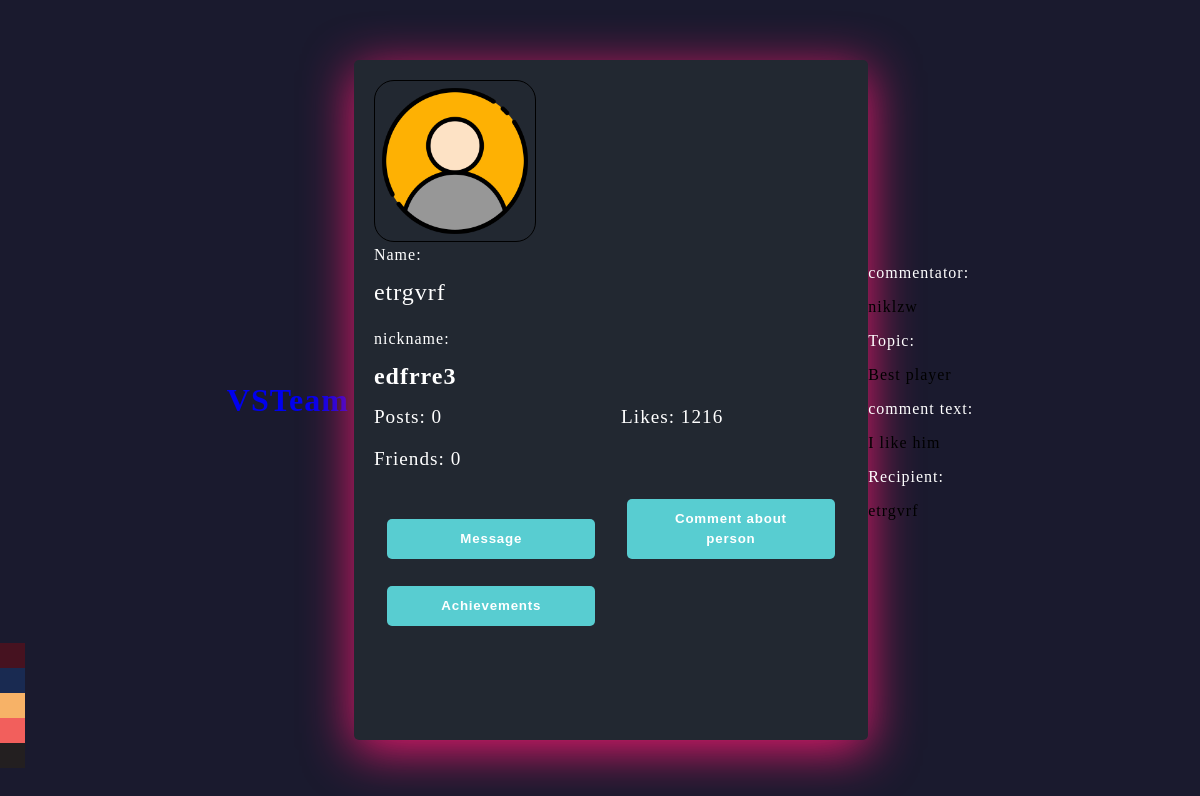
Screenshot of /polzovatels_account/1/ with the database file from the repository.
### my_codes/models.py (models this page shows)
class NIKNEM(models.Model):
    objects = None
    niknem = models.CharField(max_length=30, null=True)
    user = models.ForeignKey(User, on_delete=models.CASCADE, null=True)
    def __str__(self):
        return self.niknem

class Reviews(models.Model):
    objects = None
    id_commentator = models.ForeignKey(
        User, on_delete=models.CASCADE, related_name='user_id_commentator')
    id_topic_comm = models.CharField(max_length=20, null=True)
    text_id_comm = models.CharField(max_length=300)
    id_commented = models.ForeignKey(
        User, on_delete=models.CASCADE, related_name="id_commented", null=True)

### my_codes/views.py (the view)
def settings_page(request, user_id=None):
    try:
        user = User.objects.get(id=user_id)
        niknem = NIKNEM.objects.filter(user=user).first()
        reviews = Reviews.objects.filter(id_commented=user_id)
        friends = Friend.get_friends(current_user=user)
        friends_count = friends.count()
        posts = Post1.objects.filter(author=user)
        posts_count = posts.count()
        context = {
            "account": user,
            "niknem": niknem,
            "show_sett_acc_page": True,
            "reviews": reviews,
            "friends_count": friends_count,
            "post_count": posts_count,
        }
        return render(request, "account_page.html", context)
    except User.DoesNotExist:
        context = {"error": "Такого пользователя нет"}
    return render(request, "account_page.html", context)

### my_codes/models.py (called while the page is built)
    @classmethod
    def get_friends(cls, current_user):
        friend, created = cls.objects.get_or_create(current_user=current_user)
        return friend.users

### my_codes/templatetags/user_avatar.py (called while the page is built)
@register.simple_tag(name='user_avatar')
def user_avatar(userid):
    user = User.objects.get(id=userid)
    try:
        avatar = Avatar.objects.get(user=user)
        return avatar.image.url
    except Avatar.DoesNotExist:
        return MEDIA_URL + 'avatars/default.png'

### my_codes/templates/account_page.html (shortened to what this page needs)
<!DOCTYPE html>
{% load user_avatar %}
<html lang="en">
<head>
    <link rel="stylesheet" href="https://cdnjs.cloudflare.com/ajax/libs/font-awesome/5.15.4/css/all.min.css">
</head>
<body>
<header>
    <a href="{% url 'homePage' %}" style="text-decoration: none; size: 20px;"><h1 style="font-family: 'Rocher';">VSTeam</h1></a>
</header>
<div class="card">
    <form method="post" enctype="multipart/form-data" id="avatarForm">
    <img id="avatarPreview" class="imgh" src="{% user_avatar account.id %}" alt="Добавьте аватар">
    <div class="">
    <label>Name:</label>
    <p class="card__name">{{ account.username }}</p>
</div>
<label>nickname</label>:
{% if niknem %}
    <h1 class="card__name">{{ niknem }}</h1>
{% else %}
    <p>No nickname</p>
{% endif %}
<div class="grid-container">
    <div class="grid-child-posts">Posts: {{post_count}}</div>
    <div class="grid-child-followers">Likes: 1216</div>
    <div class="grid-child-friends" >Friends: {{friends_count}}</div>
</div>
    {% if is_owner_of_account == True %}
        <button class="btn" type="button" onclick="uploadAvatar()">Change Avatar</button>
        <button class="btn"><a href="{% url 'social_network' %}" style="text-decoration: none; color: white;">About me</a></button>
        <button class="btn" type="button" onclick="dostiz();">Achievements</button>
        <button class="btn"><a href="{% url 'profile_pk' username=user.username %}" style="text-decoration: none; color: white;">My friends</a></button>
        <button class="btn" type="button"><a href="{% url 'create_post' %}" style="text-decoration: none; color: white;">Publish the post</a></button>
    {% else %}
        <button class="btn"><a href="{% url 'chat' account.username %}"  style="color: white; text-decoration: none;">Message</a></button>
        <button class="btn" type="submit"><a href="{% url 'reviews' account.id %}" style="color: white; text-decoration: none;">Comment about person</a></button>
    {% endif %}
    {% if show_sett_acc_page == True %}
        <button class="btn" >Achievements</button>
    {% endif %}
</form>
    </div>
    <div class="theme-btn-container"></div>
{% for review in reviews %}
<div class="reviewss">
    <label>commentator: <p style="color: black">{{review.id_commentator}}</p></label>
    <label>Topic: <p style="color: black"> {{review.id_topic_comm}} </p></label>
    <label>comment text: <p style="color: black"> {{review.text_id_comm}}</p></label>
    <label>Recipient: <p style="color: black">{{review.id_commented}}</p></label>
</div>
{% endfor %}
</body>
</html>

### my_codes/templates/account_page.html (style rules this page uses)
:root { --background: #1a1a2e; --color: #ffffff; --primary-color: #0f3460; }
body { font-family: 'Retron2000', sans-serif; margin: 0; padding: 0; display: flex; justify-content: center; align-items: center; height: 100vh; box-sizing: border-box; font-family: 'Rocher'; background:var(--background); color: var(--color); letter-spacing: 1px; transition: background 0.2s ease; -webkit-transition: background 0.2s ease; -moz-transition: background 0.2s ease; -ms-transition: background 0.2s ease; -o-transition: background 0.2s ease; }
.card { background-color: #222831; height: 40rem; max-width: 30rem; border-radius: 5px; left:20px; align-items: left; box-shadow: 0 10px 50px rgba(235, 25, 110, 1); padding: 20px; margin-left:5px; }
.card__name { margin-top: 15px; font-size: 1.5em; }
.grid-container { display: grid; grid-template-columns: 1fr 1fr; grid-gap: 20px; font-size: 1.2em; }
.btn { background-color: #58cdd1; border: none; cursor: pointer; line-height: 1.5; font-weight: bold; padding: 0.75em 2em; letter-spacing: 0.05rem; margin: 1em; width: 13rem; color: #fff; border-radius: 5px; transition: background-color 0.3s ease-in-out; }
.imgh { border: 1px solid black; border-radius: 20px; width: 10rem; }
.theme-btn-container { position: absolute; left: 0; bottom: 2rem; }
header { padding: 20px 0; }

### rows the page displays
NIKNEM: niknem "edfrre3"
Reviews: id_commentator "niklzw", id_topic_comm "Best player", text_id_comm "I like him", id_commented "etrgvrf"

### other values shown
{{ account.username }} "etrgvrf"
{{ post_count }} "0"
{{ friends_count }} "0"
